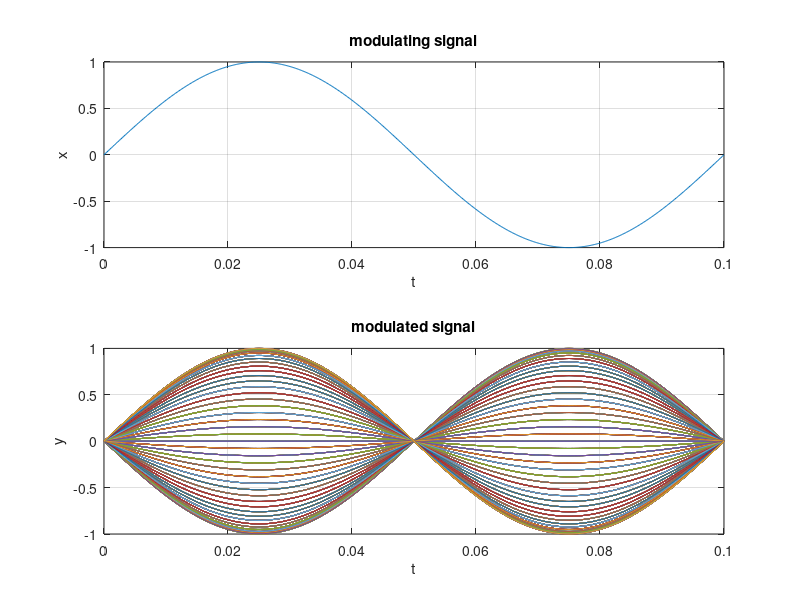

MATLAB code to generate this figure:
%program to show amplitude modulation;
fs=8000; fc=300;
t=[0:.1*fs]'/fs;
x=sin(20*pi*t);
y=ammod(x,fc,fs);
figure;
subplot(2,1,1);
plot(t,x);
grid on;
xlabel('t'); ylabel('x');
title('modulating signal');
subplot(2,1,2);
plot(t,y);
grid on;
xlabel('t');  ylabel('y');   title('modulated signal');